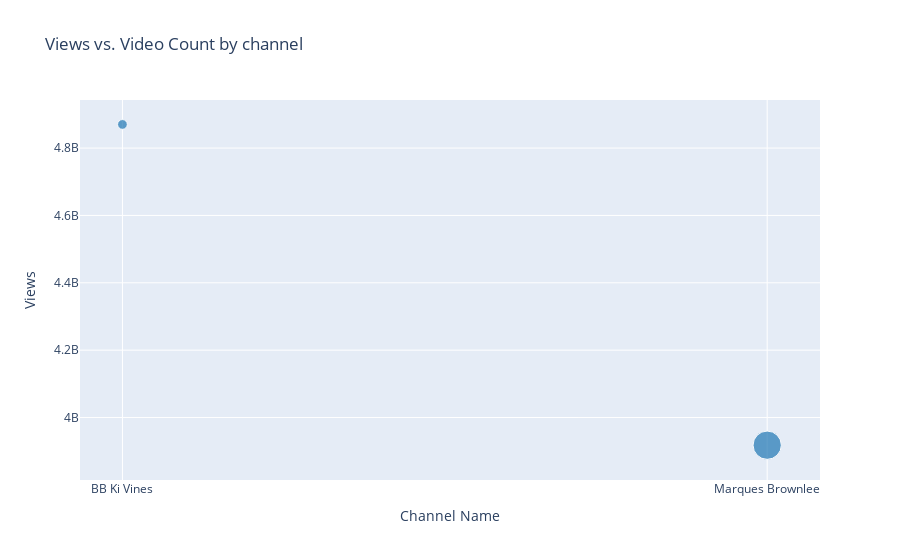

Write notebook code for a chart like this one.
### Code cell
channel_data_sorted = channel_data.sort_values(by='views', ascending=False)

fig = px.scatter(channel_data_sorted, x='channelName', y='views', size='totalVideos',
                 labels={'channelName': 'Channel Name', 'views': 'Views', 'totalVideos': 'Video Count'},
                 title='Views vs. Video Count by channel',
                 color_discrete_sequence=['#1f77b4'])  # Blue color for circles

fig.show()

### Figure 1 — Plotly figure (JSON) as saved in the notebook; plotly's stock layout.template omitted (floating-point values rounded to 4 significant figures)
{"data": [{"hovertemplate": "Channel Name=%{x}<br>Views=%{y}<br>Video Count=%{marker.size}<extra></extra>", "legendgroup": "", "marker": {"color": "#1f77b4", "size": [191, 1612], "sizemode": "area", "sizeref": 4.03, "symbol": "circle"}, "mode": "markers", "name": "", "orientation": "v", "showlegend": false, "type": "scatter", "x": ["BB Ki Vines", "Marques Brownlee"], "xaxis": "x", "y": [4870217976, 3917853125], "yaxis": "y"}], "layout": {"legend": {"itemsizing": "constant", "tracegroupgap": 0}, "title": {"text": "Views vs. Video Count by channel"}, "xaxis": {"anchor": "y", "domain": [0, 1], "title": {"text": "Channel Name"}}, "yaxis": {"anchor": "x", "domain": [0, 1], "title": {"text": "Views"}}}}
